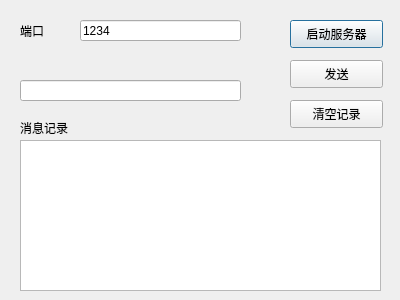
<?xml version="1.0" encoding="UTF-8"?>
<ui version="4.0">
 <class>ServerDialog</class>
 <widget class="QDialog" name="ServerDialog">
  <property name="geometry">
   <rect>
    <x>0</x>
    <y>0</y>
    <width>400</width>
    <height>300</height>
   </rect>
  </property>
  <property name="windowTitle">
   <string>服务端</string>
  </property>
  <widget class="QListWidget" name="listWidgetMsg">
   <property name="geometry">
    <rect>
     <x>20</x>
     <y>140</y>
     <width>361</width>
     <height>151</height>
    </rect>
   </property>
  </widget>
  <widget class="QLineEdit" name="lineEditPort">
   <property name="geometry">
    <rect>
     <x>80</x>
     <y>20</y>
     <width>161</width>
     <height>21</height>
    </rect>
   </property>
   <property name="text">
    <string>1234</string>
   </property>
  </widget>
  <widget class="QPushButton" name="pushButtonLaunch">
   <property name="geometry">
    <rect>
     <x>290</x>
     <y>20</y>
     <width>93</width>
     <height>28</height>
    </rect>
   </property>
   <property name="text">
    <string>启动服务器</string>
   </property>
  </widget>
  <widget class="QLabel" name="labelPort">
   <property name="geometry">
    <rect>
     <x>20</x>
     <y>20</y>
     <width>41</width>
     <height>21</height>
    </rect>
   </property>
   <property name="text">
    <string>端口</string>
   </property>
  </widget>
  <widget class="QLabel" name="labelHint">
   <property name="geometry">
    <rect>
     <x>20</x>
     <y>50</y>
     <width>72</width>
     <height>15</height>
    </rect>
   </property>
   <property name="text">
    <string/>
   </property>
  </widget>
  <widget class="QLineEdit" name="lineEditMsg">
   <property name="geometry">
    <rect>
     <x>20</x>
     <y>80</y>
     <width>221</width>
     <height>21</height>
    </rect>
   </property>
  </widget>
  <widget class="QLabel" name="labelMsg">
   <property name="geometry">
    <rect>
     <x>20</x>
     <y>120</y>
     <width>72</width>
     <height>15</height>
    </rect>
   </property>
   <property name="text">
    <string>消息记录</string>
   </property>
  </widget>
  <widget class="QPushButton" name="pushButtonSend">
   <property name="geometry">
    <rect>
     <x>290</x>
     <y>60</y>
     <width>93</width>
     <height>28</height>
    </rect>
   </property>
   <property name="text">
    <string>发送</string>
   </property>
  </widget>
  <widget class="QPushButton" name="pushButtonLaunchClear">
   <property name="geometry">
    <rect>
     <x>290</x>
     <y>100</y>
     <width>93</width>
     <height>28</height>
    </rect>
   </property>
   <property name="text">
    <string>清空记录</string>
   </property>
  </widget>
 </widget>
 <resources/>
 <connections/>
</ui>
